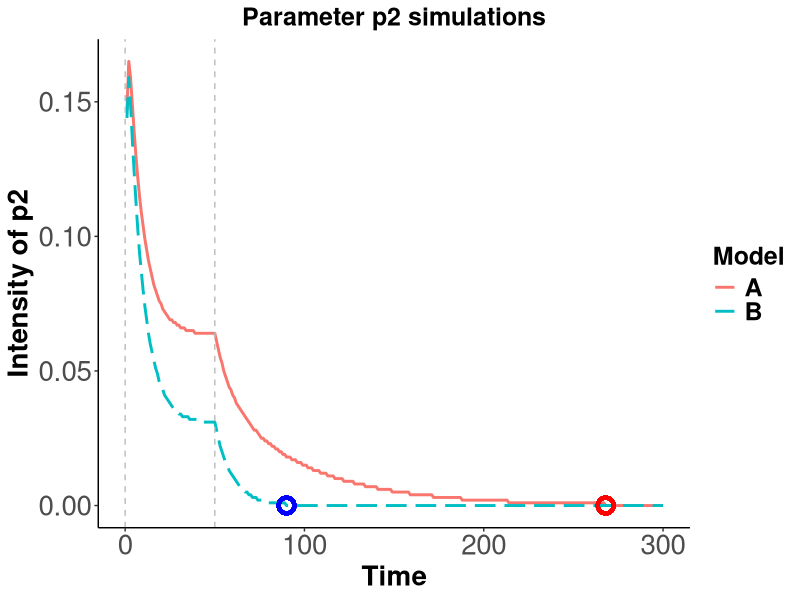

Reproduce this figure in R.
input = list()
input$sorQp1 = .8
input$sorQon1 = c(1,50)
input$sordur = 700
input$sorpd1 = 0.1
input$sorpd2 = 0.02

input$V = 0.2
input$w1 = 1
input$w2 = input$w1/5

# p2 details
# a - model with A1 unscaled and A2 scaled as 0.2 (1/5th), A1 as in Uribe-Bahamonde et al., 2019 but A2 still contribues
# b - model shown in Uribe-Bahamonde et al., 2019

sor = matrix(nrow = input$sordur, ncol = 18)
colnames(sor) = c('p1Q', 'pd1Q', 'pd2Q', 
                  'pIQ', 'pA1Q', 'pA2Q', 'pTotalQ', 
                  'pA1Qgain', 'pA1Qloss','pA2Qgain','pA2Qloss','pIQgain','pIQloss',
                  'pA1Qdelta', 'pA2Qdelta', 'pIQdelta',
                  'p2a','p2b')

sor[,'p1Q'] = 0 # set as 0 to init


sor[input$sorQon1[1]:input$sorQon1[2],'p1Q'] = input$sorQp1

sor[,'pd1Q'] = input$sorpd1     # set decay rate for Q
sor[,'pd2Q'] = input$sorpd2     # set decay rate for Q
sor[,'pIQ'] = 0                 # Make I numeric

# run moment by moment simulation
for (i in 1:nrow(sor)){
    if (i == 1){
        
        sor[i,'pIQ'] = 1 - sor[i,'p1Q'] # This will be 1 as long as p1 = 0
        
        # Deltas calculate
        sor[i,'pA1Qgain'] = sor[i,'p1Q']
        sor[i,'pA1Qloss'] = sor[i,'pA1Qgain'] * sor[i,'pd1Q']
        sor[i,'pA1Qdelta'] = sor[i,'pA1Qgain'] - sor[i,'pA1Qloss']
        
        sor[i,'pA2Qgain'] = sor[i,'pA1Qloss']
        sor[i,'pA2Qloss'] = sor[i,'pA2Qgain'] * sor[i,'pd2Q']
        sor[i,'pA2Qdelta'] = sor[i,'pA2Qgain'] - sor[i,'pA2Qloss']

        sor[i,'pIQgain'] = sor[i,'pA2Qloss']
        sor[i,'pIQloss'] = sor[i,'p1Q']
        sor[i,'pIQdelta'] = sor[i,'pIQgain'] - sor[i,'pIQloss']

        # Calculate proportions in each state
        sor[i,'pA1Q'] = sor[i,'pA1Qdelta']
        sor[i,'pA2Q'] = sor[i,'pA2Qdelta']
        sor[i,'pIQ'] = sor[i,'pIQ'] + sor[i,'pIQgain']
        sor[i,'pTotalQ'] = sor[i,'pIQ'] + sor[i,'pA1Q'] + sor[i,'pA2Q']  # total in all states
        
        # calc p2 a and b
        sor[i,'p2a'] = input$V * ( input$w1 * sor[i,'pA1Q'] + ( input$w2 * sor[i,'pA2Q']) )
        sor[i,'p2b'] = input$V * sor[i,'pA1Q']

        
    } else {
        
        sor[i,'pIQ'] = sor[i-1,'pIQ']
        
        sor[i,'pA1Qgain'] = sor[i,'pIQ'] * sor[i,'p1Q'] # how mauch is activated from I
        
        sor[i,'pA1Q'] = sor[i-1,'pA1Q'] + sor[i,'pA1Qgain'] # how much is there in total with carried over
        
        sor[i,'pA1Qloss'] = sor[i,'pA1Q'] * sor[i,'pd1Q'] # how much decays to A2
        
        sor[i,'pA1Q'] = sor[i,'pA1Q'] - sor[i,'pA1Qloss'] # how much is left after the decay
        
        sor[i,'pA1Qdelta'] = sor[i,'pA1Qgain'] - sor[i,'pA1Qloss']
        
        sor[i,'pA2Qgain'] = sor[i,'pA1Qloss'] # how much is gained from A1->A2 decay
        
        sor[i,'pA2Q'] = sor[i-1,'pA2Q'] + sor[i,'pA2Qgain'] # how much is there with carried over
        
        sor[i,'pA2Qloss'] = sor[i,'pA2Q'] * sor[i,'pd2Q'] # how much decays A2->I
        
        sor[i,'pA2Q'] = sor[i,'pA2Q'] - sor[i,'pA2Qloss'] # how much is left after A2->I decay
        
        sor[i,'pA2Qdelta'] = sor[i,'pA2Qgain'] - sor[i,'pA2Qloss']
        
        sor[i,'pIQgain'] = sor[i,'pA2Qloss'] # how much decayed from A2
        
        sor[i,'pIQloss'] = sor[i,'pA1Qgain']
        
        sor[i,'pIQ'] = sor[i,'pIQ'] + sor[i,'pIQgain'] - sor[i,'pIQloss']
        
        sor[i,'pIQdelta'] = sor[i,'pIQgain'] - sor[i,'pIQloss']
        
        sor[i,'pTotalQ'] = sor[i,'pIQ'] + sor[i,'pA1Q'] + sor[i,'pA2Q']
        
        sor[i,'p2a'] = input$V * ( input$w1 * sor[i,'pA1Q'] + ( input$w2 * sor[i,'pA2Q']) )
        sor[i,'p2b'] = input$V * sor[i,'pA1Q']
    }
}


# Round p2 vals to 3th decimal
sor[,'p2a'] = round(sor[,'p2a'], 3)
sor[,'p2b'] = round(sor[,'p2b'], 3)

# find when p2 == 0
p2a0 = min(which(sor[,'p2a'] == 0))
p2b0 = min(which(sor[,'p2b'] == 0))

ymax = max( c(sor[,'p2a'], sor[,'p2b']))

png("plot.png", width = 1400, height = 1000)

library(ggplot2)
#library(jtools)

sor = as.data.frame(sor)
sor$time = c(1:nrow(sor))
sor = sor[1:300,]

png("plot.png", width = 800, height = 400)

text1 = 20
text2 = 18

ggplot(data=as.data.frame(sor), aes(x = time, y=p2a, group=1, colour = 'A')) +
    geom_line(size = 1) + geom_line(aes(y=p2b, colour = 'B'), size =1, linetype = 'longdash') + theme_classic() + 
    geom_vline(xintercept = 50, linetype = "dashed", colour = 'grey') + 
    geom_vline(xintercept = 0, linetype = "dashed", colour = 'grey') +
    theme(legend.text = element_text(size = text2, face = "bold"), legend.title = element_text(size=text2, face="bold")) + 
    scale_color_discrete(name = "Model") + theme(axis.text=element_text(size=text1),
                                               axis.title=element_text(size=text1,face="bold"), axis.text.x = element_text(size = text1),
                                               axis.text.y = element_text(size = text1)) + 
    scale_x_continuous(name="Time", limits=c(0, 300)) + scale_y_continuous(name="Intensity of p2") + 
    geom_point(aes(x=90, y=0), colour='blue', size = 4, shape = 21, stroke = 2) +
    geom_point(aes(x=268, y=0), colour='red', size = 4, shape = 21, stroke = 2) +
    ggtitle("Parameter p2 simulations") + 
    theme(plot.title = element_text(size = text2, face = "bold", hjust = 0.5))


dev.off()


